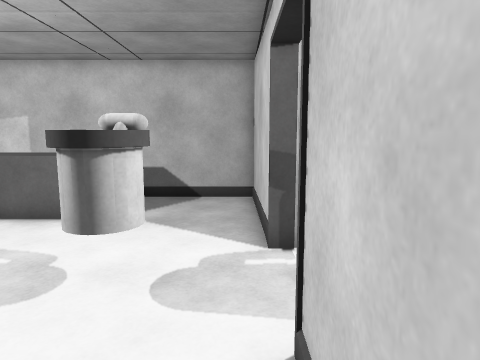
view 1 (above)

12 first-person views from a walk through a Unity game level. The camera is 1.4 m above the floor, tilts 8° down and sees 70° across. The floor is counted in squares, 0.5 m on a side. Each view is taken from the middle of a square. On the plan, view 1 faces up. The plan holds only what a view shows up to about 20 squares ahead; the rest is blank. The player is left out. Door leaves are left out, so doorways stand open.

view 2
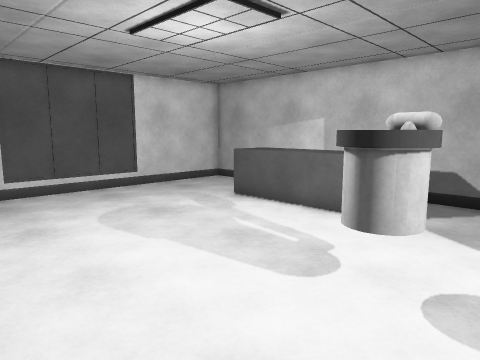

view 3
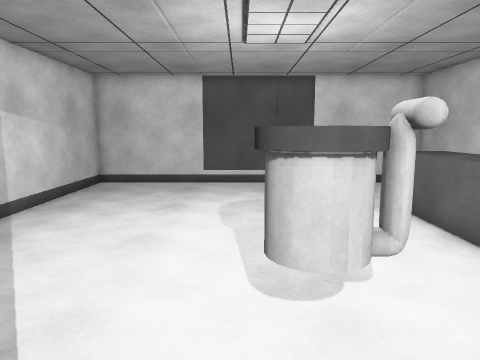

view 4
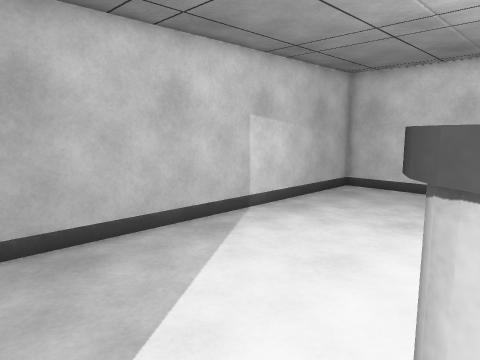

view 5
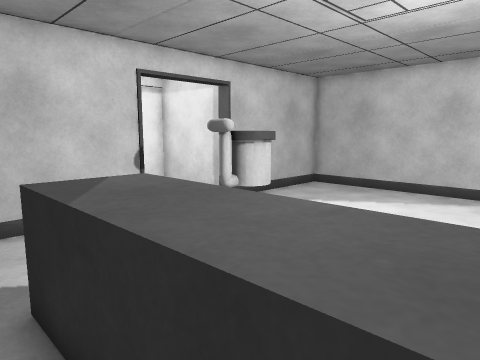

view 6
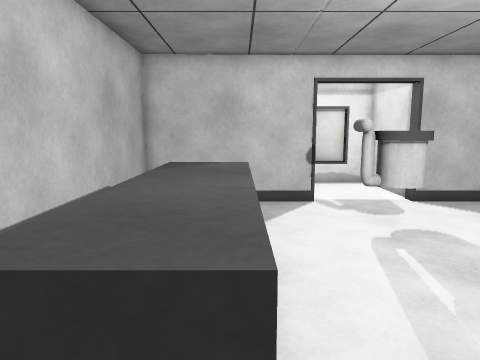

view 7
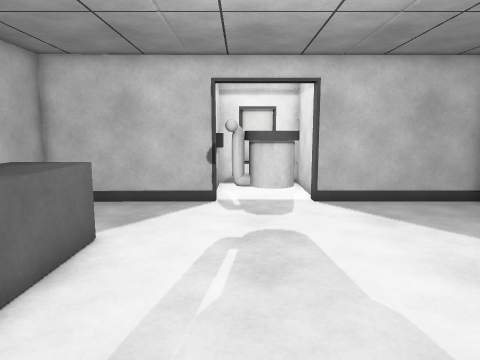

view 8
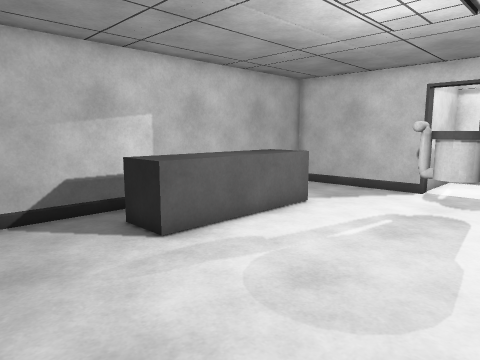

view 9
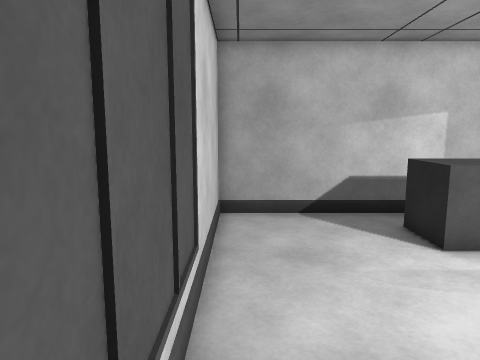

view 10
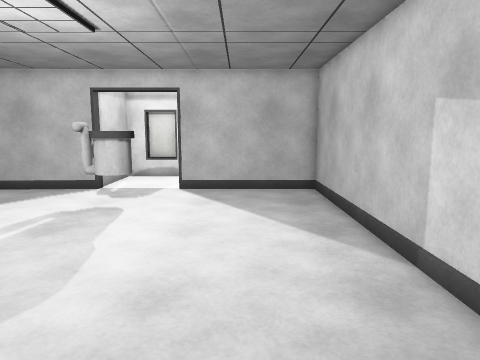

view 11
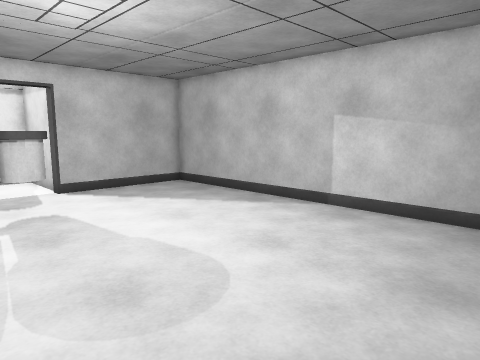

view 12
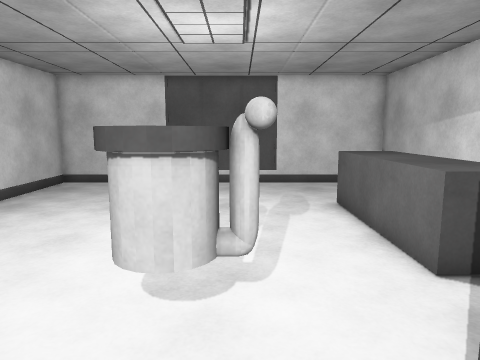

### Floor plan
Key: @ floor where view 1 was taken; # wall or solid block; . floor; D open door; ^ raised ledge; O other object.
Columns run from 17 left of view 1 to 6 right of it. Each row starts with its distance up from view 1.
 15 ###################
 14 #.......     .....#
 13 #.....^^^^^^^.....#
 12 #.....^^^^^^^^....#
 11 #.....^^^^^^^.....#
 10 #.................#
  9 #.................##
  8 #.................D#####
  7 #.............OO..D....#
  6 #.............OO..D....#
  5 #.............OO..D....#
  4 #.................D#####
  3 #.................##
  2 #.................#
  1 #.................#
  0 #................@#
 -1 #.................#
 -2 #.................#
 -3 ###################

Where each view was taken, in squares from view 1:
view 1: 0 up, 0 right, facing up
view 2: 0 up, 0 right, facing up-left
view 3: 5 up, 2 right, facing left
view 4: 6 up, 0 right, facing down-left
view 5: 14 up, 10 left, facing down-right
view 6: 11 up, 13 left, facing right
view 7: 7 up, 13 left, facing right
view 8: 3 up, 16 left, facing up-right
view 9: 3 up, 16 left, facing up
view 10: 1 up, 16 left, facing right
view 11: 9 up, 16 left, facing down-right
view 12: 7 up, 2 right, facing left
